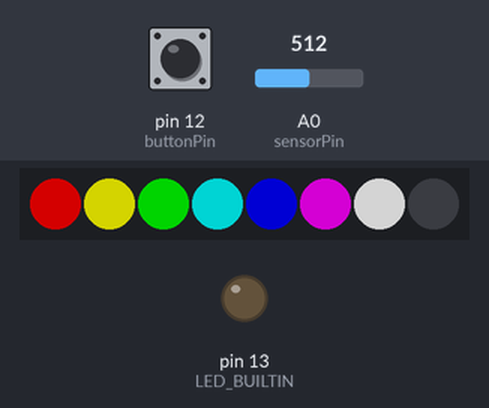
A sketch run on a simulated Arduino Uno, built with avr-gcc and run on an emulated ATmega328P. Parts: 8 RGB LEDs in strip order, left to right, output pins drawn as LEDs (lit = HIGH). Dashed ring = blinking. The test bench sets the inputs (shaded band); at power-on: pin 12 (buttonPin) HIGH, A0 (sensorPin) = 512. Dim RGB values are drawn brighter than linear.

Above: at 0.1 s.
4.3 s: pin 12 (buttonPin) pulled LOW for 3.2 s
At 4.9 s:
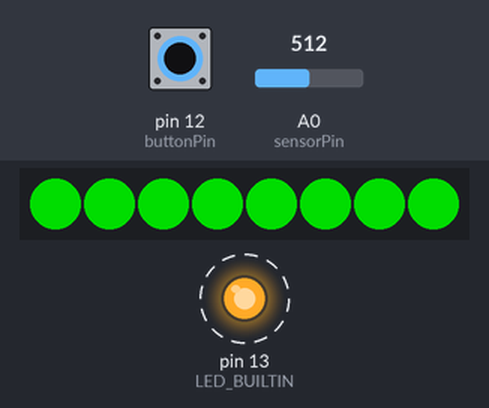
At 8.0 s:
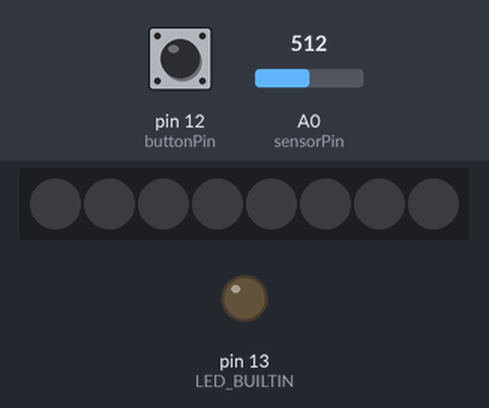
Timing chart, 0 to 9.5 s (numbered marks = the images above; inputs shaded):
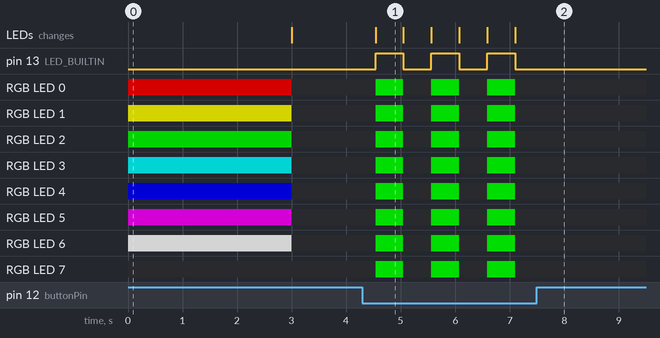

The sketch:

IntroToArduino.ino
```cpp
/*
  Description: A program to show how code works on the Arduino

  Written by: Riyadth Al-Kazily

  This program is written in several steps, to show how a program
  will evlolve and change over time.
*/

// Include a library to communicate with colorful LEDs
#include <Adafruit_NeoPixel.h>

// Name some constant values to make them easy to remember
// Note that this is a different way than declaring an integer (below)
#define NEOPIXEL_PIN            6
#define NUMBER_OF_PIXELS        8

// Tell the computer about the arrangement and type of the pixels we are using
Adafruit_NeoPixel pixels = Adafruit_NeoPixel(NUMBER_OF_PIXELS, NEOPIXEL_PIN,
                                             NEO_GRB + NEO_KHZ800);

int sensorPin = A0;     // A pin connected to a potentiomenter
int sensorValue;        // A place to store the value from the potentiometer

int buttonPin = 12;     // A pin connected to the button

void setup()
{
    // Code placed here will run one time when the Arduino is started

    // Configure the Arduino to make a pin output a voltage
    pinMode(LED_BUILTIN, OUTPUT);

    // Configure the Arduino to make a pin an input for a button
    pinMode(buttonPin, INPUT_PULLUP);

    // Initialize the pixels to get them ready for use
    pixels.begin();

    // Make a rainbow to start, with the sensor for brightness
    make_a_rainbow(analogRead(sensorPin) / 4);

    // Pause to enjoy the rainbow
    delay(3000);
}

void loop()
{
    // Code placed here will run over and over forever

    // Read the voltage value on the sensor input pin
    sensorValue = analogRead(sensorPin);

    // Only turn on the pixels if the button is pressed
    if (digitalRead(buttonPin) == LOW)
    {
        // Turn on the LED connected to the pin by providing voltage
        digitalWrite(LED_BUILTIN, HIGH);

        // Call a function to turn on the pixels
        turn_on_pixels();

        // Wait for a short time based on the sensor value
        delay(sensorValue);
    }

    // Turn off the LED by turning off the voltage
    digitalWrite(LED_BUILTIN, LOW);

    // Call a function to turn off the pixels
    turn_off_pixels();

    // Wait for a short time based on the sensor value
    delay(sensorValue);

}

void turn_on_pixels()
{
    // Turn on all the NeoPixels
    for (int i=0; i<NUMBER_OF_PIXELS; i++)
    {
        pixels.setPixelColor(i, pixels.Color(0, 150, 0));
    }
    pixels.show();
}

void turn_off_pixels()
{
    // Turn off all the NeoPixels
    for (int i=0; i<NUMBER_OF_PIXELS; i++)
    {
        pixels.setPixelColor(i, pixels.Color(0, 0, 0));
    }
    pixels.show();
}

void make_a_rainbow(int brightness)
{
    // Set the NeoPixels to a rainbow of colors
    pixels.setPixelColor(0, pixels.Color(brightness, 0, 0));
    pixels.setPixelColor(1, pixels.Color(brightness, brightness, 0));
    pixels.setPixelColor(2, pixels.Color(0, brightness, 0));
    pixels.setPixelColor(3, pixels.Color(0, brightness, brightness));
    pixels.setPixelColor(4, pixels.Color(0, 0, brightness));
    pixels.setPixelColor(5, pixels.Color(brightness, 0, brightness));
    pixels.setPixelColor(6, pixels.Color(brightness, brightness, brightness));
    pixels.setPixelColor(7, pixels.Color(0, 0, 0));
    pixels.show();
}
```

Measured:
- after the input at 4.3 s, pin 13 (LED_BUILTIN): alternates HIGH for 0.51 s and LOW for 0.51 s, 6 changes in all, then stays LOW, starting after 0.24 s; RGB LED 0–7: alternates RGB(0, 150, 0) for 0.51 s and off for 0.51 s, 6 changes in all, then stays off, starting after 0.24 s; the LEDs: change after 0.24 s (image 1)
- what the display in image 1 shows lasts 0.6 s, from 4.5 s to 5.1 s
